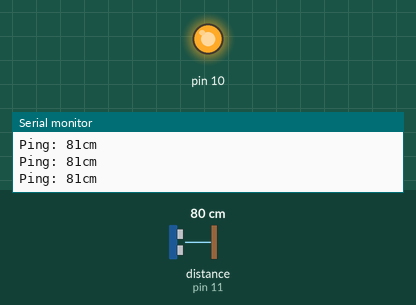
A sketch run on a simulated Arduino Uno, built with avr-gcc and run on an emulated ATmega328P. On the bench: output pins drawn as LEDs (lit = HIGH), the last lines printed to the serial monitor. The inputs (shaded band) are chosen by the test bench; at power-on: distance to the obstacle (sensor on pin 11) 80 cm. The echo pulse lasts 58.3 µs per cm.

Above: at 1.2 s.
1.3 s: distance to the obstacle (sensor on pin 11) set to 12 cm
2.8 s: distance to the obstacle (sensor on pin 11) set to 9 cm
At 4.0 s:
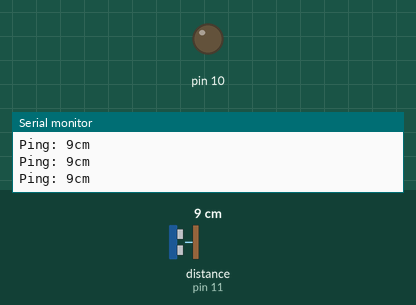
4.3 s: distance to the obstacle (sensor on pin 11) set to 18 cm
At 5.3 s:
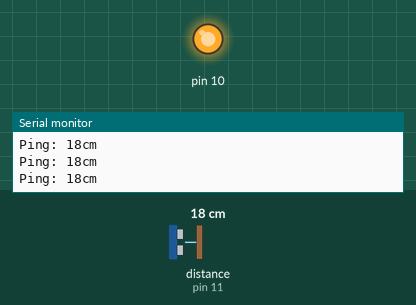
5.8 s: distance to the obstacle (sensor on pin 11) set to 2 cm
At 7.2 s:
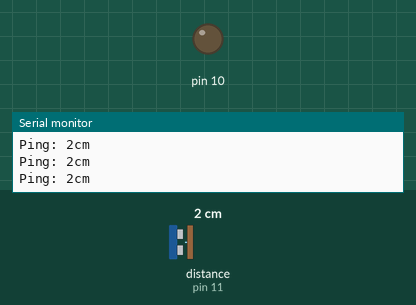
Timing chart, 0 to 8.3 s (numbered marks = the images above; inputs shaded):
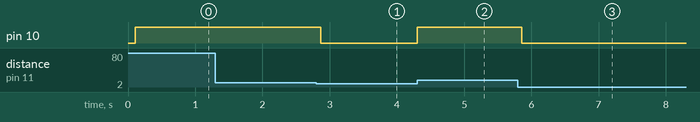

Measured:
- the behaviour switches between 11 and 10 cm on distance to the obstacle (sensor on pin 11) (found by bisection; images 0 and 1)
- after the input at 2.8 s, pin 10: HIGH → LOW after 0.07 s
- after the input at 4.3 s, pin 10: LOW → HIGH at once
- after the input at 5.8 s, pin 10: HIGH → LOW after 0.06 s

The sketch:

program.ino.ino
```cpp
// ---------------------------------------------------------------------------
// Example NewPing library sketch that does a ping about 20 times per second.
// ---------------------------------------------------------------------------

#include <NewPing.h>

#define TRIGGER_PIN  12  // Arduino pin tied to trigger pin on the ultrasonic sensor.
#define ECHO_PIN     11  // Arduino pin tied to echo pin on the ultrasonic sensor.
#define MAX_DISTANCE 200 // Maximum distance we want to ping for (in centimeters). Maximum sensor distance is rated at 400-500cm.

NewPing sonar(TRIGGER_PIN, ECHO_PIN, MAX_DISTANCE); // NewPing setup of pins and maximum distance.

void setup() {
  Serial.begin(115200); // Open serial monitor at 115200 baud to see ping results.
  pinMode(10, OUTPUT);
}

void loop() {
  delay(100);                     // Wait 50ms between pings (about 20 pings/sec). 29ms should be the shortest delay between pings.
  Serial.print("Ping: ");
  Serial.print(sonar.ping_cm()); // Send ping, get distance in cm and print result (0 = outside set distance range)
  Serial.println("cm");

  // Send buzzer alert beep beep
  int led = sonar.ping_cm();
  if (led > 11) {
    digitalWrite(10, 1);
  } else if (led <= 10 && led > 0) {
    digitalWrite(10, 0);
  }
}
```
